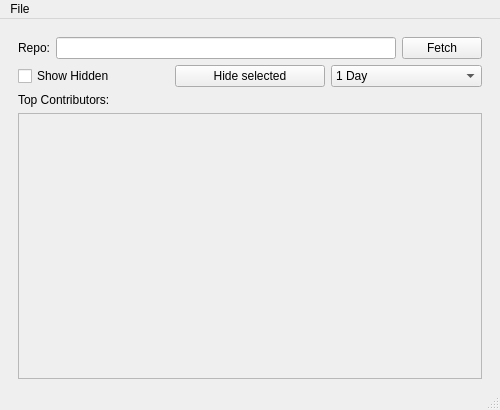
<?xml version="1.0" encoding="UTF-8"?>
<ui version="4.0">
 <class>MainWindow</class>
 <widget class="QMainWindow" name="MainWindow">
  <property name="geometry">
   <rect>
    <x>0</x>
    <y>0</y>
    <width>500</width>
    <height>410</height>
   </rect>
  </property>
  <property name="windowTitle">
   <string>Github PR Tracker</string>
  </property>
  <widget class="QWidget" name="centralwidget">
   <layout class="QVBoxLayout" name="verticalLayout_2">
    <item>
     <layout class="QVBoxLayout" name="verticalLayout">
      <property name="leftMargin">
       <number>9</number>
      </property>
      <property name="topMargin">
       <number>9</number>
      </property>
      <property name="rightMargin">
       <number>9</number>
      </property>
      <property name="bottomMargin">
       <number>0</number>
      </property>
      <item>
       <layout class="QHBoxLayout" name="horizontalLayout">
        <item>
         <widget class="QLabel" name="label_2">
          <property name="text">
           <string>Repo:</string>
          </property>
         </widget>
        </item>
        <item>
         <widget class="QLineEdit" name="repourl"/>
        </item>
        <item>
         <widget class="QPushButton" name="fetchbtn">
          <property name="text">
           <string>Fetch</string>
          </property>
         </widget>
        </item>
       </layout>
      </item>
      <item>
       <layout class="QHBoxLayout" name="horizontalLayout_2">
        <item>
         <widget class="QCheckBox" name="showhiddenbtn">
          <property name="text">
           <string>Show Hidden</string>
          </property>
         </widget>
        </item>
        <item>
         <widget class="QPushButton" name="hideselectedbtn">
          <property name="text">
           <string>Hide selected</string>
          </property>
         </widget>
        </item>
        <item>
         <widget class="QComboBox" name="timerange">
          <item>
           <property name="text">
            <string>1 Day</string>
           </property>
          </item>
          <item>
           <property name="text">
            <string>3 Days</string>
           </property>
          </item>
          <item>
           <property name="text">
            <string>1 Week</string>
           </property>
          </item>
          <item>
           <property name="text">
            <string>1 Month</string>
           </property>
          </item>
          <item>
           <property name="text">
            <string>2 Months</string>
           </property>
          </item>
          <item>
           <property name="text">
            <string>3 Months</string>
           </property>
          </item>
          <item>
           <property name="text">
            <string>6 Months</string>
           </property>
          </item>
         </widget>
        </item>
       </layout>
      </item>
      <item>
       <widget class="QLabel" name="label">
        <property name="text">
         <string>Top Contributors:</string>
        </property>
       </widget>
      </item>
      <item>
       <widget class="QScrollArea" name="scrollArea">
        <property name="widgetResizable">
         <bool>true</bool>
        </property>
        <widget class="QWidget" name="scrollAreaWidgetContents">
         <property name="geometry">
          <rect>
           <x>0</x>
           <y>0</y>
           <width>462</width>
           <height>237</height>
          </rect>
         </property>
         <layout class="QVBoxLayout" name="verticalLayout_3">
          <item>
           <layout class="QGridLayout" name="contributors"/>
          </item>
         </layout>
        </widget>
       </widget>
      </item>
     </layout>
    </item>
   </layout>
  </widget>
  <widget class="QMenuBar" name="menubar">
   <property name="geometry">
    <rect>
     <x>0</x>
     <y>0</y>
     <width>500</width>
     <height>24</height>
    </rect>
   </property>
   <widget class="QMenu" name="menuFile">
    <property name="title">
     <string>File</string>
    </property>
    <addaction name="actionOpen"/>
    <addaction name="actionSave"/>
   </widget>
   <addaction name="menuFile"/>
  </widget>
  <widget class="QStatusBar" name="statusbar"/>
  <action name="actionSave">
   <property name="text">
    <string>Save</string>
   </property>
   <property name="shortcut">
    <string>Ctrl+S</string>
   </property>
  </action>
  <action name="actionOpen">
   <property name="text">
    <string>Open</string>
   </property>
   <property name="shortcut">
    <string>Ctrl+O</string>
   </property>
  </action>
 </widget>
 <resources/>
 <connections/>
</ui>
